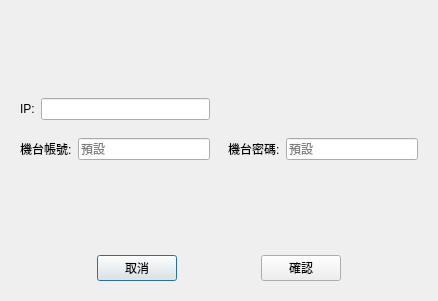
<?xml version="1.0" encoding="UTF-8"?>
<ui version="4.0">
 <class>DialogDownload</class>
 <widget class="QDialog" name="DialogDownload">
  <property name="geometry">
   <rect>
    <x>0</x>
    <y>0</y>
    <width>438</width>
    <height>301</height>
   </rect>
  </property>
  <property name="windowTitle">
   <string>Dialog</string>
  </property>
  <layout class="QGridLayout" name="gridLayout">
   <property name="spacing">
    <number>0</number>
   </property>
   <item row="3" column="0" colspan="2">
    <spacer name="verticalSpacer">
     <property name="orientation">
      <enum>Qt::Vertical</enum>
     </property>
     <property name="sizeHint" stdset="0">
      <size>
       <width>20</width>
       <height>40</height>
      </size>
     </property>
    </spacer>
   </item>
   <item row="2" column="0">
    <widget class="QWidget" name="widget_2" native="true">
     <layout class="QHBoxLayout" name="horizontalLayout_2">
      <item>
       <widget class="QLabel" name="label_2">
        <property name="text">
         <string>機台帳號:</string>
        </property>
       </widget>
      </item>
      <item>
       <widget class="QLineEdit" name="txtId">
        <property name="placeholderText">
         <string>預設</string>
        </property>
       </widget>
      </item>
     </layout>
    </widget>
   </item>
   <item row="0" column="0" colspan="2">
    <spacer name="verticalSpacer_2">
     <property name="orientation">
      <enum>Qt::Vertical</enum>
     </property>
     <property name="sizeHint" stdset="0">
      <size>
       <width>20</width>
       <height>40</height>
      </size>
     </property>
    </spacer>
   </item>
   <item row="1" column="0">
    <widget class="QWidget" name="widget" native="true">
     <layout class="QHBoxLayout" name="horizontalLayout">
      <item>
       <widget class="QLabel" name="label">
        <property name="text">
         <string>IP:</string>
        </property>
       </widget>
      </item>
      <item>
       <widget class="QLineEdit" name="txtIp"/>
      </item>
     </layout>
    </widget>
   </item>
   <item row="2" column="1">
    <widget class="QWidget" name="widget_4" native="true">
     <layout class="QHBoxLayout" name="horizontalLayout_4">
      <item>
       <widget class="QLabel" name="label_4">
        <property name="text">
         <string>機台密碼:</string>
        </property>
       </widget>
      </item>
      <item>
       <widget class="QLineEdit" name="txtPassword">
        <property name="echoMode">
         <enum>QLineEdit::Password</enum>
        </property>
        <property name="placeholderText">
         <string>預設</string>
        </property>
       </widget>
      </item>
     </layout>
    </widget>
   </item>
   <item row="4" column="0" colspan="2">
    <widget class="QWidget" name="widget_3" native="true">
     <property name="minimumSize">
      <size>
       <width>0</width>
       <height>30</height>
      </size>
     </property>
     <layout class="QHBoxLayout" name="horizontalLayout_3">
      <item>
       <spacer name="horizontalSpacer">
        <property name="orientation">
         <enum>Qt::Horizontal</enum>
        </property>
        <property name="sizeHint" stdset="0">
         <size>
          <width>40</width>
          <height>20</height>
         </size>
        </property>
       </spacer>
      </item>
      <item>
       <widget class="QPushButton" name="btnCancel">
        <property name="text">
         <string>取消</string>
        </property>
       </widget>
      </item>
      <item>
       <spacer name="horizontalSpacer_3">
        <property name="orientation">
         <enum>Qt::Horizontal</enum>
        </property>
        <property name="sizeHint" stdset="0">
         <size>
          <width>40</width>
          <height>20</height>
         </size>
        </property>
       </spacer>
      </item>
      <item>
       <widget class="QPushButton" name="btnOk">
        <property name="text">
         <string>確認</string>
        </property>
       </widget>
      </item>
      <item>
       <spacer name="horizontalSpacer_2">
        <property name="orientation">
         <enum>Qt::Horizontal</enum>
        </property>
        <property name="sizeHint" stdset="0">
         <size>
          <width>40</width>
          <height>20</height>
         </size>
        </property>
       </spacer>
      </item>
     </layout>
    </widget>
   </item>
  </layout>
 </widget>
 <resources/>
 <connections/>
</ui>
